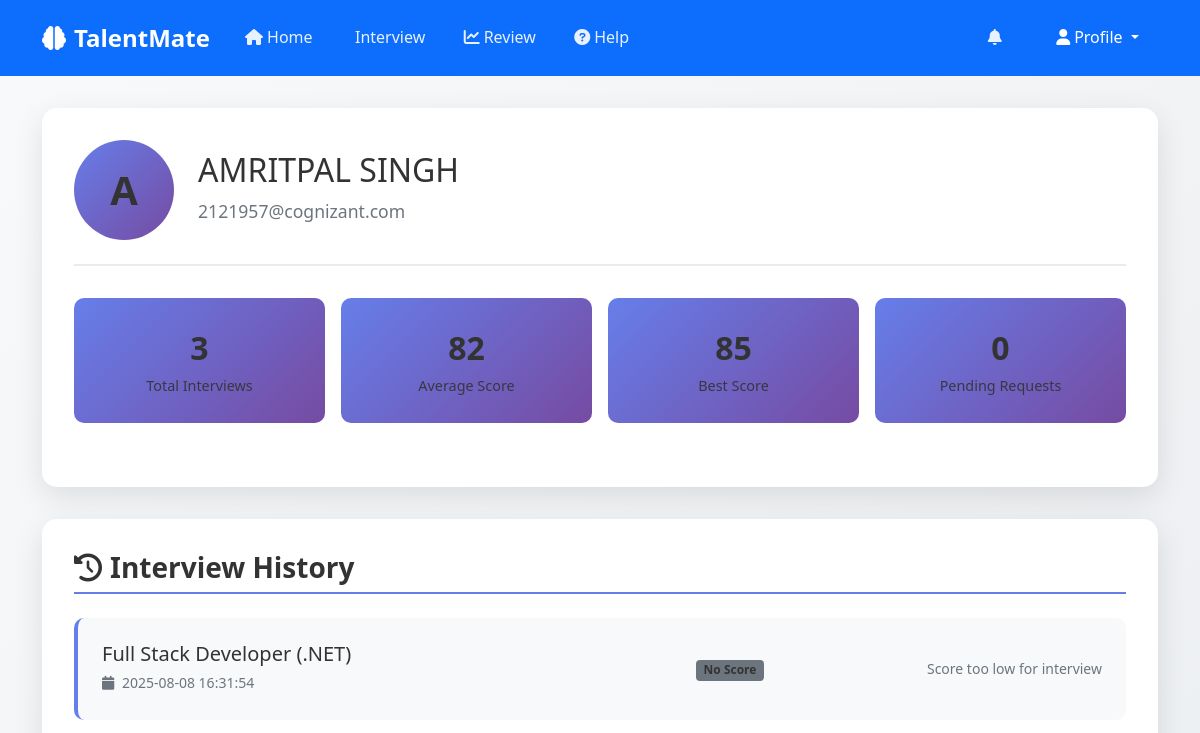
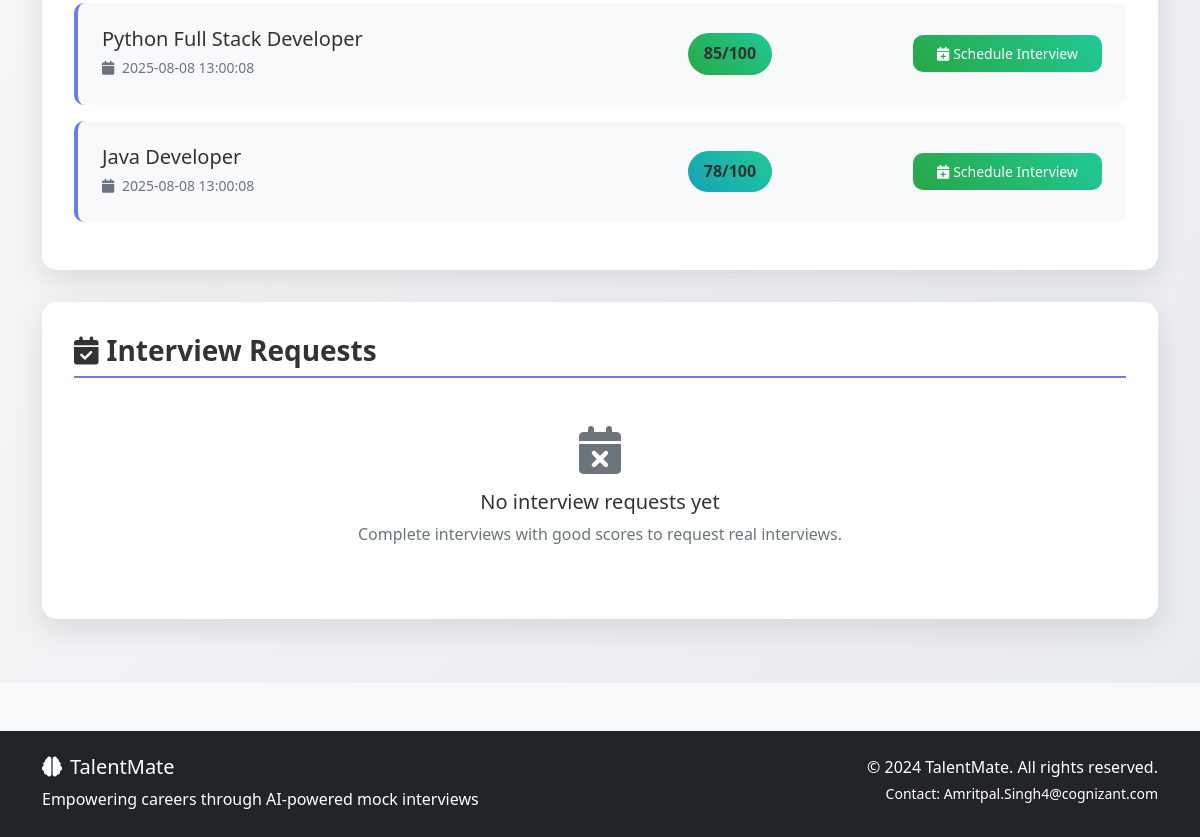
The page /profile (signed in) on the database as committed earlier (2 pictures, top to bottom).
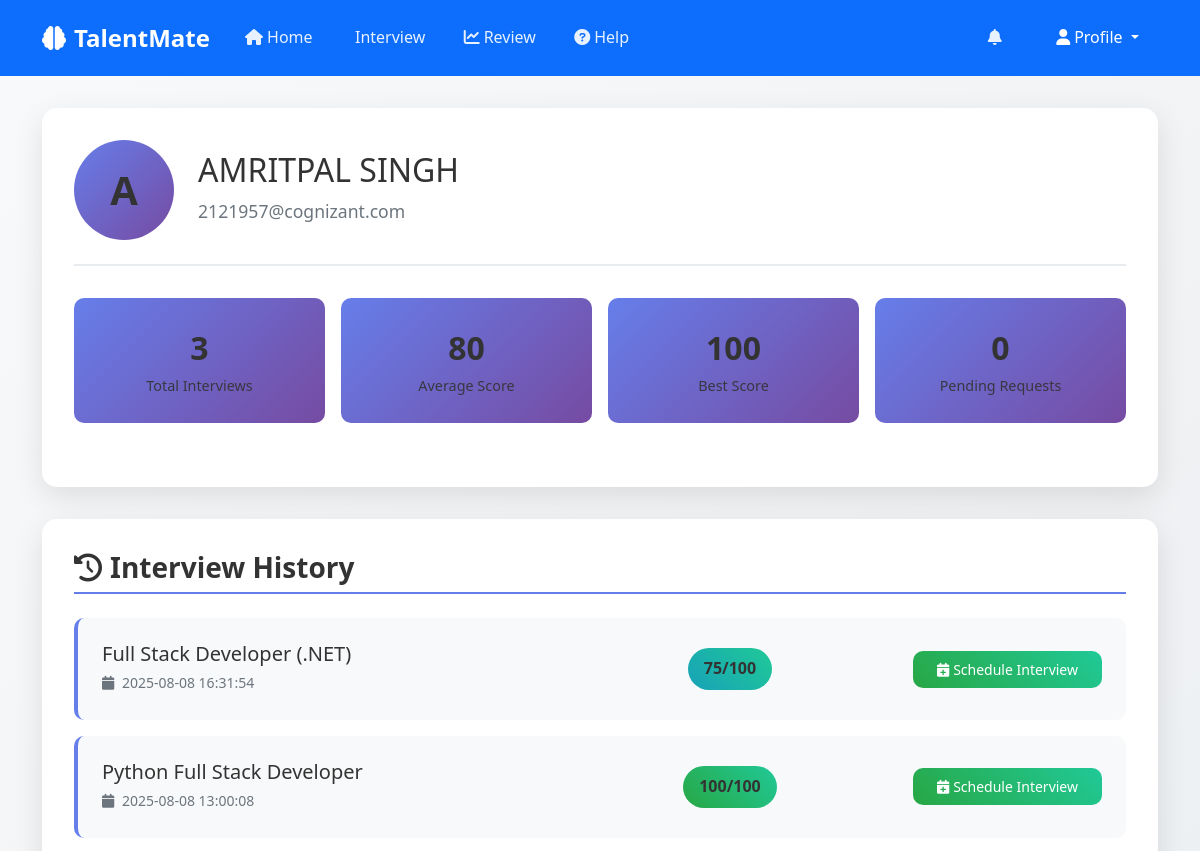
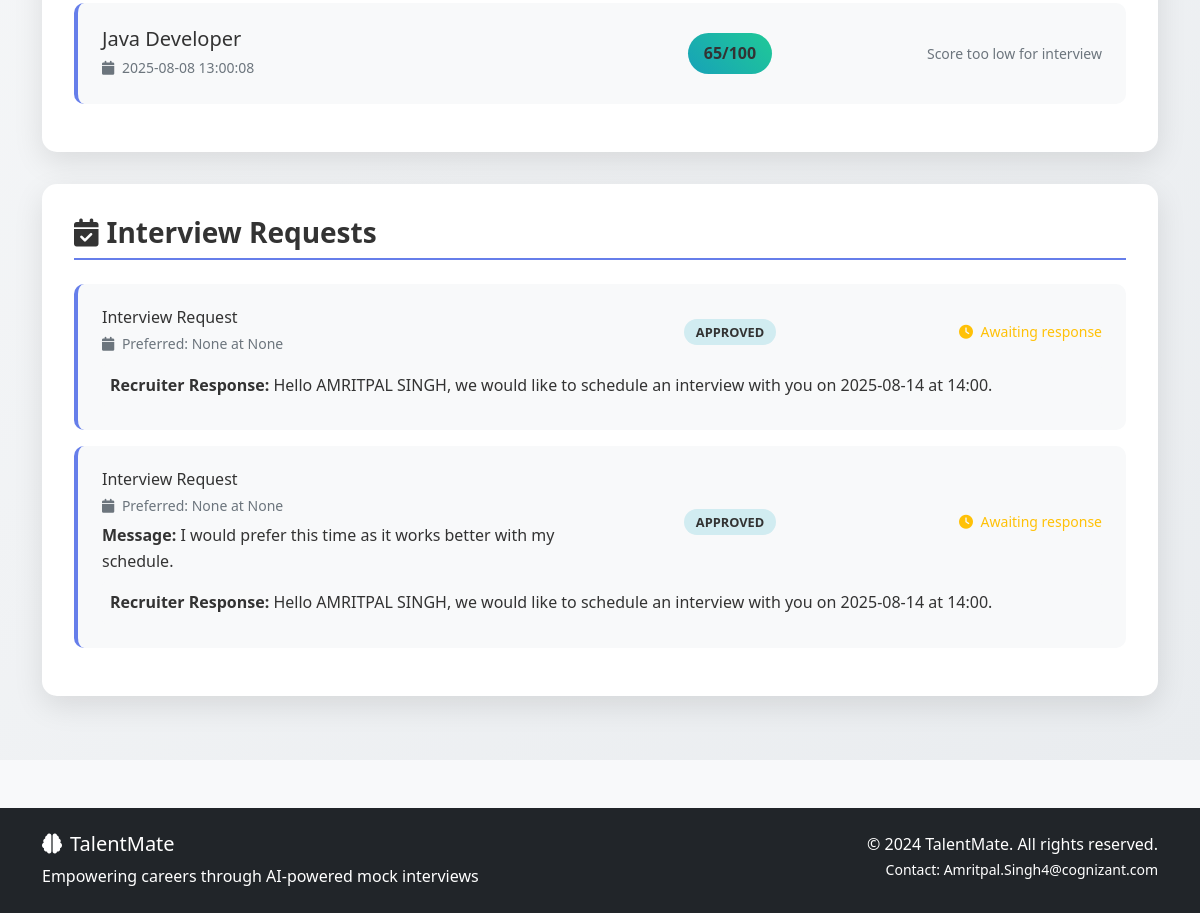
The same page on the database as committed later (2 pictures, top to bottom).
### tables this page shows
CREATE TABLE interview_sessions (
            id INTEGER PRIMARY KEY AUTOINCREMENT,
            user_id INTEGER,
            session_id TEXT UNIQUE,
            job_role TEXT,
            resume_data TEXT,
            questions TEXT,
            answers TEXT,
            scores TEXT,
            created_at TIMESTAMP DEFAULT CURRENT_TIMESTAMP, overall_score INTEGER, status TEXT DEFAULT "completed",
            FOREIGN KEY (user_id) REFERENCES users (id)
        );

CREATE TABLE interview_requests (
            id INTEGER PRIMARY KEY AUTOINCREMENT,
            user_id INTEGER,
            session_id TEXT,
            preferred_date DATETIME,
            preferred_time TEXT,
            message TEXT,
            status TEXT DEFAULT 'pending',
            recruiter_id INTEGER,
            recruiter_response TEXT,
            scheduled_date DATETIME,
            created_at TIMESTAMP DEFAULT CURRENT_TIMESTAMP,
            updated_at TIMESTAMP DEFAULT CURRENT_TIMESTAMP, recruiter_proposed_date TEXT, recruiter_proposed_time TEXT, user_response TEXT DEFAULT "pending", user_proposed_date TEXT, user_proposed_time TEXT, final_date TEXT, final_time TEXT, workflow_status TEXT DEFAULT "recruiter_scheduling",
            FOREIGN KEY (user_id) REFERENCES users (id),
            FOREIGN KEY (recruiter_id) REFERENCES users (id)
        );

### app.py (the view)
@app.route('/profile')
@login_required
def profile():
    user_info = get_user_info(session['user_id'])
    if not user_info:
        flash('User not found', 'error')
        return redirect(url_for('home'))
    conn = sqlite3.connect('talentmate.db')
    cursor = conn.cursor()
    cursor.execute('''
        SELECT session_id, job_role, overall_score, created_at, status
        FROM interview_sessions
        WHERE user_id = ?
        ORDER BY created_at DESC
    ''', (session['user_id'],))
    interview_history = cursor.fetchall()
    cursor.execute('''
        SELECT ir.*, u.full_name as recruiter_name
        FROM interview_requests ir
        LEFT JOIN users u ON ir.recruiter_id = u.id
        WHERE ir.user_id = ?
        ORDER BY ir.created_at DESC
    ''', (session['user_id'],))
    interview_requests = cursor.fetchall()
    conn.close()
    return render_template('profile.html', user=user_info, interview_history=interview_history, interview_requests=interview_requests)

### app.py (called while the page is built)
def login_required(f):
    @wraps(f)
    def decorated_function(*args, **kwargs):
        if 'user_id' not in session:
            flash('Please log in to access this page.', 'error')
            return redirect(url_for('login'))
        return f(*args, **kwargs)
    return decorated_function

def get_user_info(user_id):
    conn = sqlite3.connect('talentmate.db')
    cursor = conn.cursor()
    cursor.execute('''
        SELECT username, email, full_name, role, phone, company, position,
               experience_years, skills, bio, profile_picture, created_at
        FROM users WHERE id = ?
    ''', (user_id,))
    user = cursor.fetchone()
    conn.close()
    return user

### templates/profile.html (shortened to what the changed rows need)
{% extends "base.html" %}
{% block content %}
<div class="profile-container">
    <div class="container">
        <div class="profile-card">
            <div class="profile-header">
                <div class="profile-info">
                    <h2>{{ user[2] or 'User' }}</h2>
                </div>
            </div>
            <div class="profile-stats">
                <div class="stat-card">
                    <span class="stat-number">
                        {% set scores = interview_history|selectattr(2)|map(attribute=2)|list %}
                        {% if scores %}{{ (scores|sum / scores|length)|round|int }}{% else %}0{% endif %}
                    </span>
                    <span class="stat-label">Average Score</span>
                </div>
                <div class="stat-card">
                    <span class="stat-number">
                        {% set best_score = interview_history|selectattr(2)|map(attribute=2)|max if interview_history|selectattr(2)|list else 0 %}
                        {{ best_score or 0 }}
                    </span>
                    <span class="stat-label">Best Score</span>
                </div>
            </div>
        </div>
        <div class="profile-card">
            {% if interview_history %}
                {% for session in interview_history %}
                <div class="interview-card">
                    <div class="row align-items-center">
                        <div class="col-md-6">
                            <h5 class="mb-1">{{ session[1] or 'General Interview' }}</h5>
                            <small class="text-muted">
                                <i class="fas fa-calendar me-1"></i>
                                {{ session[3].split('T')[0] if session[3] else 'Unknown date' }}
                            </small>
                        </div>
                        <div class="col-md-3 text-center">
                            {% if session[2] %}
                                {% set score = session[2] %}
                                <span class="score-badge
                                    {% if score >= 80 %}score-excellent
                                    {% elif score >= 60 %}score-good
                                    {% elif score >= 40 %}score-average
                                    {% else %}score-poor{% endif %}">
                                    {{ score }}/100
                                </span>
                            {% else %}
                                <span class="badge bg-secondary">No Score</span>
                            {% endif %}
                        </div>
                        <div class="col-md-3 text-end">
                                                         {% if session[2] and session[2] >= 70 %}
                                 <button class="btn btn-sm btn-success" onclick="openScheduleForm('{{ session[0] }}', '{{ session[1] }}', '{{ session[2] }}')">
                                     <i class="fas fa-calendar-plus me-1"></i>Schedule Interview
                                 </button>
                            {% else %}
                                <small class="text-muted">Score too low for interview</small>
                            {% endif %}
                        </div>
                    </div>
                </div>
                {% endfor %}
            {% endif %}
        </div>
        <div class="profile-card">
            {% if interview_requests %}
                {% for request in interview_requests %}
                <div class="interview-card">
                    <div class="row align-items-center">
                        <div class="col-md-6">
                            <h6 class="mb-1">Interview Request</h6>
                            <small class="text-muted">
                                <i class="fas fa-calendar me-1"></i>
                                Preferred: {{ request[3] }} at {{ request[4] }}
                            </small>
                            {% if request[5] %}
                                <p class="mt-1 mb-0"><strong>Message:</strong> {{ request[5] }}</p>
                            {% endif %}
                        </div>
                        <div class="col-md-3 text-center">
                            <span class="status-badge status-{{ request[6] }}">
                                {{ request[6] }}
                            </span>
                        </div>
                        <div class="col-md-3 text-end">
                            {% if request[6] == 'approved' and request[9] %}
                                <small class="text-success">
                                    <i class="fas fa-check me-1"></i>
                                    Scheduled: {{ request[9] }}
                                </small>
                            {% elif request[6] == 'rejected' %}
                                <small class="text-danger">
                                    <i class="fas fa-times me-1"></i>
                                    Request declined
                                </small>
                            {% else %}
                                <small class="text-warning">
                                    <i class="fas fa-clock me-1"></i>
                                    Awaiting response
                                </small>
                            {% endif %}
                        </div>
                    </div>
                    {% if request[8] %}
                        <div class="mt-2 p-2 bg-light rounded">
                            <strong>Recruiter Response:</strong> {{ request[8] }}
                        </div>
                    {% endif %}
                </div>
                {% endfor %}
            {% else %}
                <div class="text-center py-4">
                    <i class="fas fa-calendar-times fa-3x text-muted mb-3"></i>
                    <h5>No interview requests yet</h5>
                    <p class="text-muted">Complete interviews with good scores to request real interviews.</p>
                </div>
            {% endif %}
        </div>
    </div>
</div>
{% endblock %}

Rows that differ between the two databases and show on the page:
changed interview_sessions "Full Stack Developer (.NET)": overall_score (not shown) → "75"; no longer shows "No Score Score too low for interview"
changed interview_sessions "Python Full Stack Developer": overall_score "85" → "100"
changed interview_sessions "Java Developer": overall_score "78" → "65"; overall_score "Schedule Interview" → "Score too low for interview"
added interview_requests: request "None", status "APPROVED", shows "Awaiting response", recruiter_response "Hello AMRITPAL SINGH, we would like to schedule an interview with you on 2025-08-14 at 14:00."
added interview_requests: request "None", message "I would prefer this time as it works better with my schedule.", status "APPROVED", shows "Awaiting response", recruiter_response "Hello AMRITPAL SINGH, we would like to schedule an interview with you on 2025-08-14 at 14:00."
Other text that changed with them:
{{ (scores|sum / scores|length)|round|int }}: "82" → "80"
{{ best_score or 0 }}: "85" → "100"
text no longer shown: "No interview requests yet Complete interviews with good scores to request real interviews."
